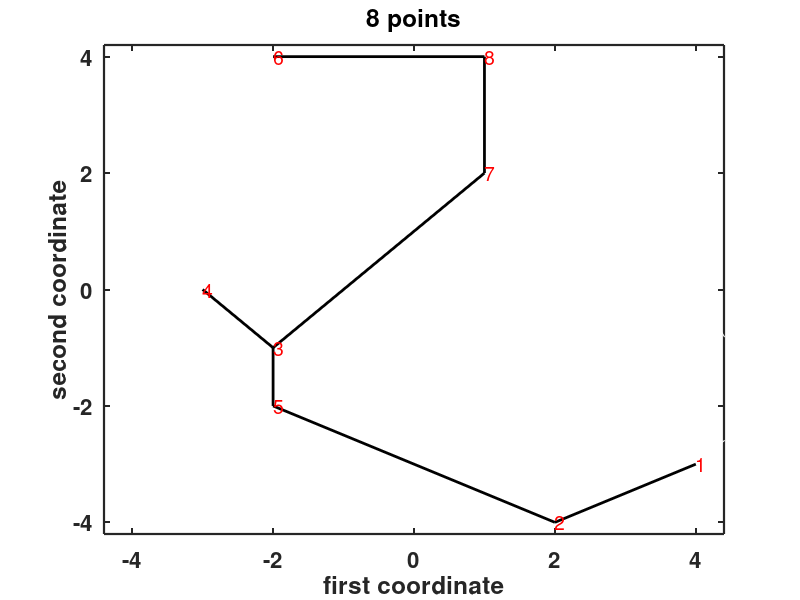
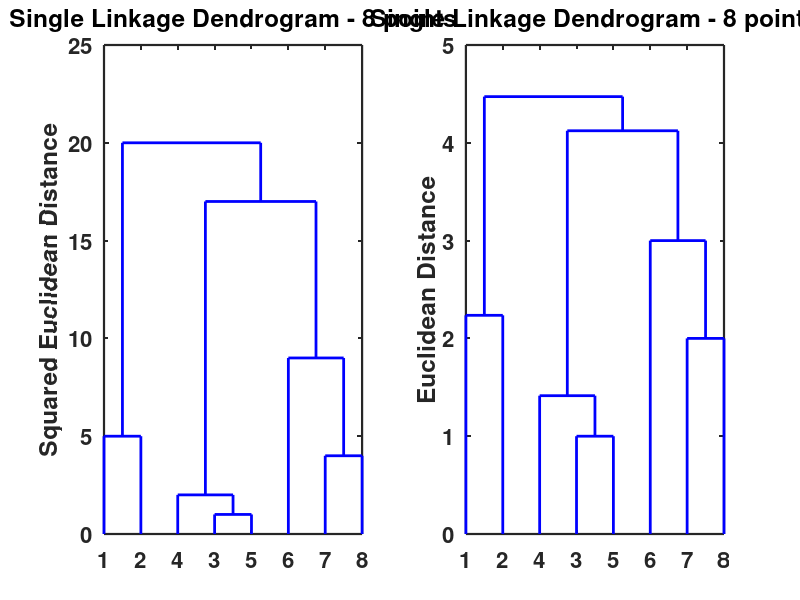

Reproduce these figures in MATLAB, in order.

% clear cache and close windows
clear all
close all
clc

%% example data set containing 8 points
eight  = [-3, -2, -2, -2, 1, 1, 2, 4;
          0, 4, -1, -2, 4, 2, -4, -3]';
eight  = eight([8, 7, 3, 1, 4, 2, 6, 5]', :);

%% cluster analysis employing ward algorithm
figure(1)
plot(eight, 'w')
hold on
plot(eight(1:2, 1), eight(1:2, 2), 'k', 'LineWidth', 2)
plot(eight([2 5], 1), eight([2 5], 2), 'k', 'LineWidth', 2)
plot(eight([5 3], 1), eight([5 3], 2), 'k', 'LineWidth', 2)
plot(eight([3 4], 1), eight([3 4], 2), 'k', 'LineWidth', 2)
plot(eight([3 7], 1), eight([3 7], 2), 'k', 'LineWidth', 2)
plot(eight([7 8], 1), eight([7 8], 2), 'k', 'LineWidth', 2)
plot(eight([8 6], 1), eight([8 6], 2), 'k', 'LineWidth', 2)
lab = strvcat(num2str((1:8)'));
ylim([-4.2, 4.2])
xlim([-4.4, 4.4])
text(eight(:, 1), eight(:, 2), lab, 'Color', 'r', 'FontSize', 14)
xlabel('first coordinate', 'FontSize', 16, 'FontWeight', 'Bold')
ylabel('second coordinate', 'FontSize', 16, 'FontWeight', 'Bold')
title('8 points', 'FontSize', 16, 'FontWeight', 'Bold')
set(gca, 'LineWidth', 1.6, 'FontSize', 16, 'FontWeight', 'Bold')

%% single linkage for squared Euclidean distance matrix
% Draw line segments between pairs of points 
% euclidean distance matrix
d      = pdist(eight, 'euclidean');

% squared euclidean distance matrix
dd     = d.^2;

% cluster analysis with ward algorithm                                                  
ss     = linkage(dd, 'single');

% Dendrogram for the 8 data points after single linkage
figure(2)
subplot(1, 2, 1)
[H, T]  = dendrogram(ss, 'colorthreshold', 'default');
set(H, 'LineWidth', 2)
title('Single Linkage Dendrogram - 8 points', 'FontSize', 16, 'FontWeight', 'Bold')
ylabel('Squared Euclidean Distance', 'FontSize', 16, 'FontWeight', 'Bold')
box on
set(gca, 'LineWidth', 1.6, 'FontSize', 16, 'FontWeight', 'Bold')

%% single linkage for Euclidean distance matrix
% Draw line segments between pairs of points 
% euclidean distance matrix
d      = pdist(eight, 'euclidean');

% cluster analysis with ward algorithm                                                  
ss     = linkage(d, 'single');

% Dendrogram for the 8 data points after single linkage
subplot(1, 2, 2)
[H, T]  = dendrogram(ss, 'colorthreshold', 'default');
set(H, 'LineWidth', 2)
title('Single Linkage Dendrogram - 8 points', 'FontSize', 16, 'FontWeight', 'Bold')
ylabel('Euclidean Distance', 'FontSize', 16, 'FontWeight', 'Bold')
box on
set(gca, 'LineWidth', 1.6, 'FontSize', 16, 'FontWeight', 'Bold')